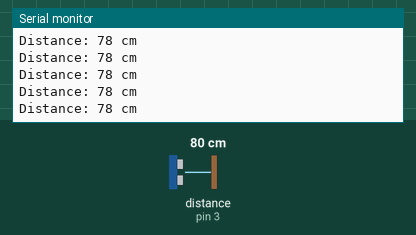
Simulated run of this sketch. Board: Arduino Uno, built with avr-gcc and run on an emulated ATmega328P. Parts: the last lines printed to the serial monitor. Wiring (inferred from the names in the program): ultrasonic range finder: trigger pin 2; echo pin 3. Inputs (shaded band) come from the test bench; at power-on: distance to the obstacle (sensor on pin 3) 80 cm. The echo pulse lasts 58.3 µs per cm.

Above: at 1.2 s.
1.3 s: distance to the obstacle (sensor on pin 3) set to 2 cm
At 2.3 s:
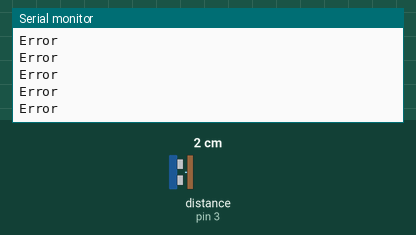
3.2 s: distance to the obstacle (sensor on pin 3) set to 4 cm
At 3.7 s:
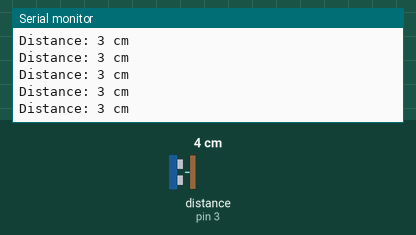

Measured:
- the behaviour switches between 2 and 3 cm on distance to the obstacle (sensor on pin 3) (found by bisection; images 1 and 2)
- after the input at 1.3 s, the serial monitor: prints a new line after 0.07 s (image 1)
- after the input at 3.2 s, the serial monitor: prints a new line after 0.07 s (image 2)

The sketch:

Labo6Opdracht1.ino
```cpp
#include <Servo.h>

const int trig = 2;
const int echo = 3;

long duration;
int distance;
int prev;

void setup() {
  // put your setup code here, to run once:
  Serial.begin(9600);
  pinMode(trig, OUTPUT);
  pinMode(echo, INPUT);

  //digitalWrite(trig, LOW);
}

void loop() {
  // put your main code here, to run repeatedly:
  digitalWrite(trig, HIGH);
  delayMicroseconds(2);
  digitalWrite(trig, LOW);

  digitalWrite(trig, HIGH);
  delayMicroseconds(10);
  digitalWrite(trig, LOW);

  duration = pulseIn(echo, HIGH);
  distance = duration*0.034/2;

  if(prev == distance){
    if(distance > 400 || distance < 2){
      Serial.println("Error");
    }

    else{
      Serial.print("Distance: ");
      Serial.print(distance);
      Serial.println(" cm");
    }
  }

  prev = distance;
}
```
